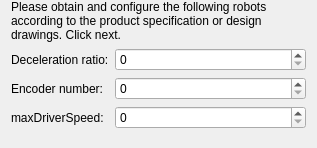
<?xml version="1.0" encoding="UTF-8"?>
<ui version="4.0">
 <class>GuidBasicSetting</class>
 <widget class="QWidget" name="GuidBasicSetting">
  <property name="geometry">
   <rect>
    <x>0</x>
    <y>0</y>
    <width>317</width>
    <height>148</height>
   </rect>
  </property>
  <property name="windowTitle">
   <string>Form</string>
  </property>
  <layout class="QVBoxLayout" name="verticalLayout" stretch="1,7">
   <property name="topMargin">
    <number>0</number>
   </property>
   <item>
    <widget class="QLabel" name="label">
     <property name="text">
      <string>Please obtain and configure the following robots according to the product specification or design drawings. Click next.</string>
     </property>
     <property name="wordWrap">
      <bool>true</bool>
     </property>
    </widget>
   </item>
   <item>
    <layout class="QFormLayout" name="formLayout">
     <item row="0" column="0">
      <widget class="QLabel" name="label_6">
       <property name="text">
        <string>Deceleration ratio:</string>
       </property>
      </widget>
     </item>
     <item row="0" column="1">
      <widget class="customSpinBox" name="spinBox_reduceRadio">
       <property name="toolTip">
        <string>range[0,50]</string>
       </property>
       <property name="maximum">
        <number>50</number>
       </property>
      </widget>
     </item>
     <item row="1" column="0">
      <widget class="QLabel" name="label_7">
       <property name="text">
        <string>Encoder number:</string>
       </property>
      </widget>
     </item>
     <item row="1" column="1">
      <widget class="customSpinBox" name="spinBox_encoderLine">
       <property name="toolTip">
        <string>range[0,5000]</string>
       </property>
       <property name="maximum">
        <number>5000</number>
       </property>
      </widget>
     </item>
     <item row="2" column="0">
      <widget class="QLabel" name="label_8">
       <property name="text">
        <string>maxDriverSpeed:</string>
       </property>
      </widget>
     </item>
     <item row="2" column="1">
      <widget class="customSpinBox" name="spinBox_maxSpeed">
       <property name="toolTip">
        <string>range[0,10000]</string>
       </property>
       <property name="maximum">
        <number>10000</number>
       </property>
      </widget>
     </item>
    </layout>
   </item>
  </layout>
 </widget>
 <customwidgets>
  <customwidget>
   <class>customSpinBox</class>
   <extends>QSpinBox</extends>
   <header>ModelCustomWidget.h</header>
  </customwidget>
 </customwidgets>
 <resources/>
 <connections/>
</ui>
